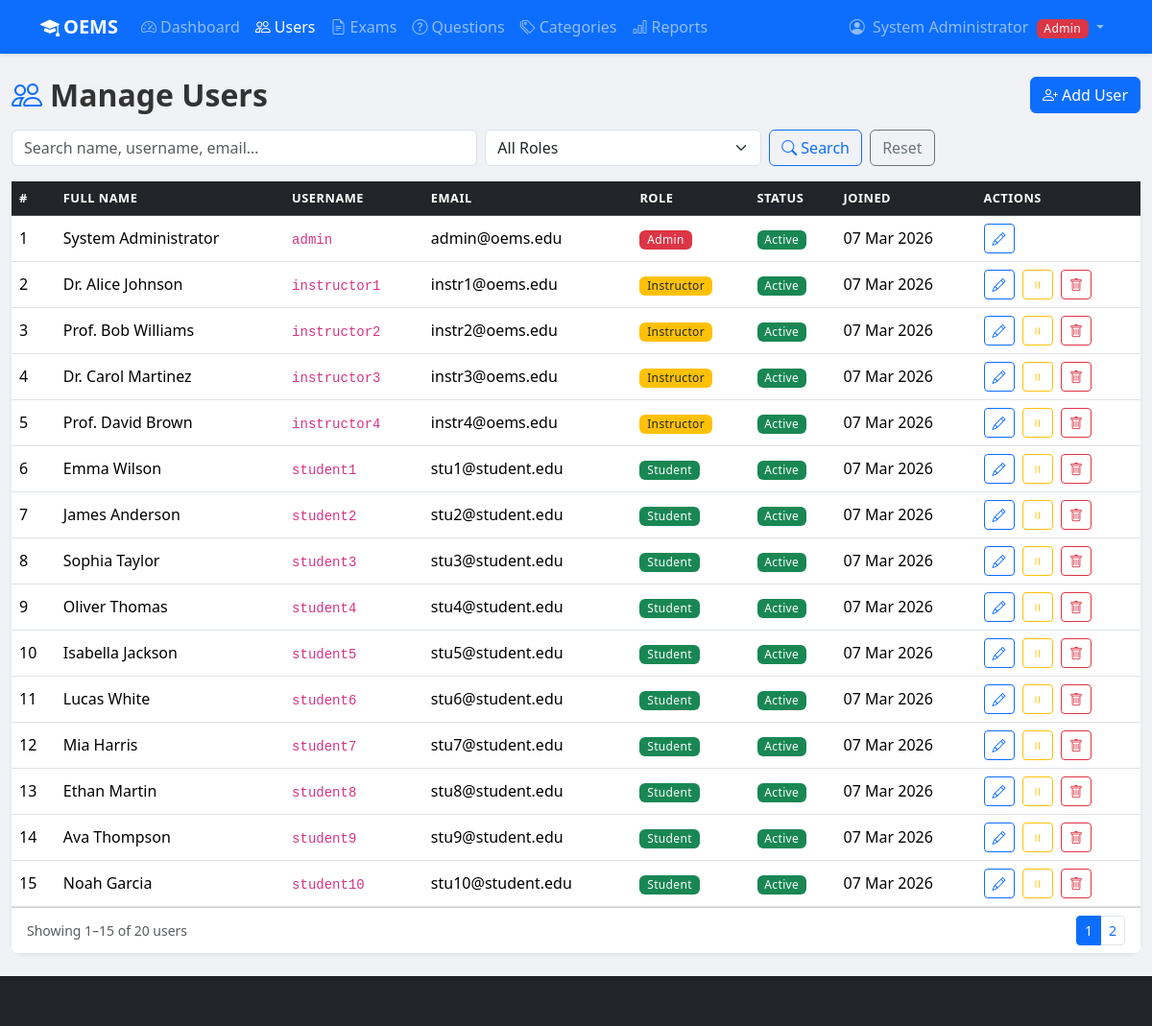
/admin/manage_users.php (signed in), run on the app's committed database.
### tables this page shows
CREATE TABLE users (
    id            INT UNSIGNED AUTO_INCREMENT PRIMARY KEY,
    username      VARCHAR(50)  NOT NULL UNIQUE,
    email         VARCHAR(100) NOT NULL UNIQUE,
    password_hash VARCHAR(255) NOT NULL,
    full_name     VARCHAR(100) NOT NULL,
    role          ENUM('admin','instructor','student') NOT NULL DEFAULT 'student',
    phone         VARCHAR(20)  DEFAULT NULL,
    created_at    DATETIME     NOT NULL DEFAULT CURRENT_TIMESTAMP,
    updated_at    DATETIME     NOT NULL DEFAULT CURRENT_TIMESTAMP ON UPDATE CURRENT_TIMESTAMP,
    is_active     TINYINT(1)   NOT NULL DEFAULT 1,
    CONSTRAINT chk_users_email CHECK (email LIKE '%@%.%'),
    CONSTRAINT chk_users_phone CHECK (phone IS NULL OR LENGTH(phone) >= 7)
);

### includes/functions.php (called while the page is built, shortened)
<?php
function sanitizeInput(mixed $data): string
{
    return htmlspecialchars(strip_tags(trim((string)$data)), ENT_QUOTES, 'UTF-8');
}
function formatDate(string $date, string $format = 'd M Y, H:i'): string
{
    return (new DateTime($date))->format($format);
}

### admin/manage_users.php (the view, shortened to what this page needs)
<?php
require_once __DIR__ . '/../includes/functions.php';
$conn    = getDBConnection();
$page    = max(1, (int)($_GET['page'] ?? 1));
$perPage = 15;
$offset  = ($page - 1) * $perPage;
$search  = sanitizeInput($_GET['search'] ?? '');
$roleFilter = sanitizeInput($_GET['role_filter'] ?? '');
$where  = 'WHERE 1=1';
$params = [];
$types  = '';
$countSql = "SELECT COUNT(*) FROM users u $where";
$stmt = $conn->prepare($countSql);
$stmt->execute();
$totalUsers = $stmt->get_result()->fetch_row()[0];
$totalPages = max(1, (int)ceil($totalUsers / $perPage));
$listSql = "SELECT u.* FROM users u $where ORDER BY u.created_at DESC LIMIT ? OFFSET ?";
$stmt = $conn->prepare($listSql);
$allParams = array_merge($params, [$perPage, $offset]);
$allTypes  = $types . 'ii';
$stmt->bind_param($allTypes, ...$allParams);
$stmt->execute();
$users = $stmt->get_result()->fetch_all(MYSQLI_ASSOC);
?>
<?php require_once __DIR__ . '/../includes/header.php'; ?>
<?php require_once __DIR__ . '/../includes/navbar.php'; ?>
<div class="container-fluid py-4">
    <div class="d-flex justify-content-between align-items-center mb-3">
        <h2 class="fw-bold mb-0"><i class="bi bi-people me-2 text-primary"></i>Manage Users</h2>
        <button class="btn btn-primary" data-bs-toggle="modal" data-bs-target="#userModal" onclick="resetForm()">
            <i class="bi bi-person-plus me-1"></i>Add User
        </button>
    </div>
    <form method="GET" class="row g-2 mb-3">
        <div class="col-md-5">
            <input type="text" name="search" class="form-control" placeholder="Search name, username, email…"
                   value="<?= htmlspecialchars($search, ENT_QUOTES, 'UTF-8') ?>">
        </div>
        <div class="col-md-3">
            <select name="role_filter" class="form-select">
                <option value="">All Roles</option>
            </select>
        </div>
        <div class="col-auto">
            <button type="submit" class="btn btn-outline-primary">
                <i class="bi bi-search me-1"></i>Search
            </button>
            <a href="manage_users.php" class="btn btn-outline-secondary ms-1">Reset</a>
        </div>
    </form>
    <div class="card border-0 shadow-sm">
        <div class="card-body p-0">
            <div class="table-responsive">
                <table class="table table-hover mb-0">
                    <thead class="table-dark">
                        <tr>
                            <th>#</th>
                            <th>Full Name</th>
                            <th>Username</th>
                            <th>Email</th>
                            <th>Role</th>
                            <th>Status</th>
                            <th>Joined</th>
                            <th>Actions</th>
                        </tr>
                    </thead>
                    <tbody>
                        <?php foreach ($users as $u): ?>
                        <tr>
                            <td><?= $u['id'] ?></td>
                            <td><?= htmlspecialchars($u['full_name'], ENT_QUOTES, 'UTF-8') ?></td>
                            <td><code><?= htmlspecialchars($u['username'], ENT_QUOTES, 'UTF-8') ?></code></td>
                            <td><?= htmlspecialchars($u['email'], ENT_QUOTES, 'UTF-8') ?></td>
                            <td>
                                <span class="badge bg-<?= $u['role']==='admin' ? 'danger' : ($u['role']==='instructor' ? 'warning text-dark' : 'success') ?>">
                                    <?= ucfirst($u['role']) ?>
                                </span>
                            </td>
                            <td>
                                <span class="badge bg-<?= $u['is_active'] ? 'success' : 'secondary' ?>">
                                    <?= $u['is_active'] ? 'Active' : 'Inactive' ?>
                                </span>
                            </td>
                            <td><?= formatDate($u['created_at'], 'd M Y') ?></td>
                            <td>
                                <button class="btn btn-sm btn-outline-primary me-1"
                                        onclick='editUser(<?= json_encode($u) ?>)'>
                                    <i class="bi bi-pencil"></i>
                                </button>
                                <?php if ($u['id'] !== (int)$_SESSION['user_id']): ?>
                                <form method="POST" class="d-inline">
                                    <button type="submit" class="btn btn-sm btn-outline-<?= $u['is_active'] ? 'warning' : 'success' ?> me-1"
                                            title="<?= $u['is_active'] ? 'Deactivate' : 'Activate' ?>">
                                        <i class="bi bi-<?= $u['is_active'] ? 'pause' : 'play' ?>"></i>
                                    </button>
                                </form>
                                <form method="POST" class="d-inline"
                                      onsubmit="return confirm('Delete this user permanently?')">
                                    <button type="submit" class="btn btn-sm btn-outline-danger">
                                        <i class="bi bi-trash"></i>
                                    </button>
                                </form>
                                <?php endif; ?>
                            </td>
                        </tr>
                        <?php endforeach; ?>
                    </tbody>
                </table>
            </div>
        </div>
        <?php if ($totalPages > 1): ?>
        <div class="card-footer bg-white d-flex justify-content-between align-items-center">
            <small class="text-muted">
                Showing <?= $offset + 1 ?>–<?= min($offset + $perPage, $totalUsers) ?> of <?= $totalUsers ?> users
            </small>
            <nav>
                <ul class="pagination pagination-sm mb-0">
                    <?php for ($p = 1; $p <= $totalPages; $p++): ?>
                    <li class="page-item <?= $p === $page ? 'active' : '' ?>">
                        <a class="page-link" href="?page=<?= $p ?>&search=<?= urlencode($search) ?>&role_filter=<?= urlencode($roleFilter) ?>"><?= $p ?></a>
                    </li>
                    <?php endfor; ?>
                </ul>
            </nav>
        </div>
        <?php endif; ?>
    </div>
</div>
<?php require_once __DIR__ . '/../includes/footer.php'; ?>

### assets/css/style.css (style rules this page uses)
:root { --oems-primary: #0d6efd; --oems-secondary: #6c757d; --oems-accent: #fd7e14; --oems-success: #198754; --oems-danger: #dc3545; --oems-light-bg: #f8f9fa; --oems-card-shadow: 0 2px 12px rgba(0,0,0,.08); }
body { font-family: 'Segoe UI', system-ui, -apple-system, sans-serif; background-color: #f0f2f5; color: #333; min-height: 100vh; display: flex; flex-direction: column; }
main, .container, .container-fluid { flex: 1; }
a { text-decoration: none; }
.card { border-radius: 12px; }
.table th { font-size: 0.8rem; text-transform: uppercase; letter-spacing: 0.04em; }
.table td { vertical-align: middle; }
.badge { font-weight: 500; letter-spacing: 0.03em; }

### data on the page
users: id "1", full_name "System Administrator", username "admin", email "admin@oems.edu", role "Admin", is_active "Active", created_at "07 Mar 2026"
users: id "2", full_name "Dr. Alice Johnson", username "instructor1", email "instr1@oems.edu", role "Instructor", is_active "Active", created_at "07 Mar 2026"
users: id "3", full_name "Prof. Bob Williams", username "instructor2", email "instr2@oems.edu", role "Instructor", is_active "Active", created_at "07 Mar 2026"
users: id "4", full_name "Dr. Carol Martinez", username "instructor3", email "instr3@oems.edu", role "Instructor", is_active "Active", created_at "07 Mar 2026"
users: id "5", full_name "Prof. David Brown", username "instructor4", email "instr4@oems.edu", role "Instructor", is_active "Active", created_at "07 Mar 2026"
users: id "6", full_name "Emma Wilson", username "student1", email "stu1@student.edu", role "Student", is_active "Active", created_at "07 Mar 2026"
users: id "7", full_name "James Anderson", username "student2", email "stu2@student.edu", role "Student", is_active "Active", created_at "07 Mar 2026"
users: id "8", full_name "Sophia Taylor", username "student3", email "stu3@student.edu", role "Student", is_active "Active", created_at "07 Mar 2026"
users: id "9", full_name "Oliver Thomas", username "student4", email "stu4@student.edu", role "Student", is_active "Active", created_at "07 Mar 2026"
users: id "10", full_name "Isabella Jackson", username "student5", email "stu5@student.edu", role "Student", is_active "Active", created_at "07 Mar 2026"
users: id "11", full_name "Lucas White", username "student6", email "stu6@student.edu", role "Student", is_active "Active", created_at "07 Mar 2026"
users: id "12", full_name "Mia Harris", username "student7", email "stu7@student.edu", role "Student", is_active "Active", created_at "07 Mar 2026"
users: id "13", full_name "Ethan Martin", username "student8", email "stu8@student.edu", role "Student", is_active "Active", created_at "07 Mar 2026"
users: id "14", full_name "Ava Thompson", username "student9", email "stu9@student.edu", role "Student", is_active "Active", created_at "07 Mar 2026"
users: id "15", full_name "Noah Garcia", username "student10", email "stu10@student.edu", role "Student", is_active "Active", created_at "07 Mar 2026"

### other printed values
$fullName "System Administrator"
$role "Admin"
$offset + 1 "1"
min($offset + $perPage, $totalUsers) "15"
$totalUsers "20"
